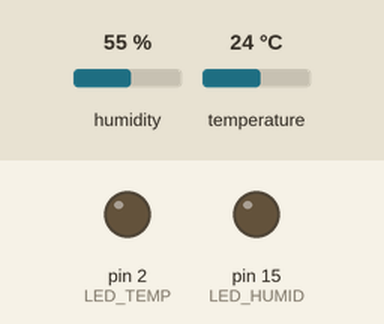
Simulated run of this sketch. Board: Arduino Uno, built with avr-gcc and run on an emulated ATmega328P. Shown: output pins drawn as LEDs (lit = HIGH). The inputs (shaded band) are chosen by the test bench; at power-on: humidity 55 %, temperature 24 °C.

Above: at 2.8 s.
2.9 s: humidity set to 69 %
5.6 s: humidity set to 72 %
At 6.8 s:
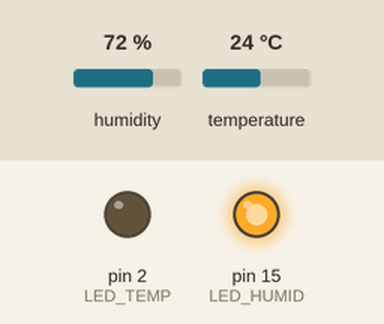
8.3 s: temperature set to 29.5 °C
11.2 s: temperature set to 30.5 °C
At 13.2 s:
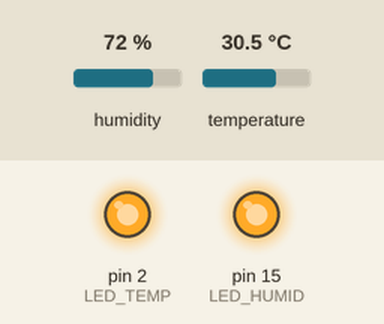
13.9 s: humidity set to 22 %
At 14.9 s:
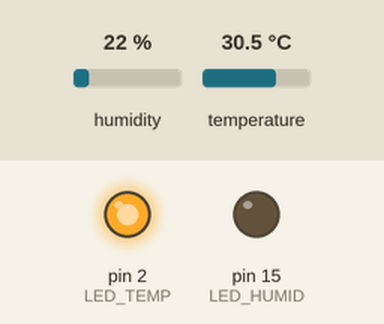
16.6 s: humidity set to 88 %
At 18.4 s:
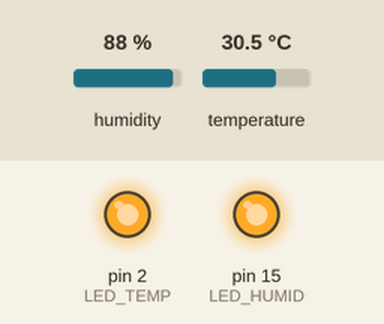
Timing chart, 0 to 19.9 s (numbered marks = the images above; inputs shaded):
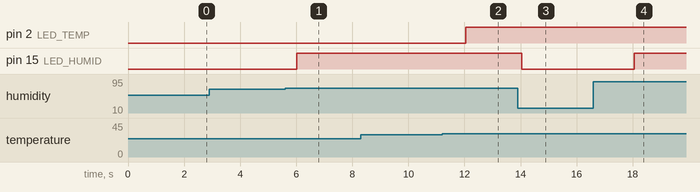

Measured:
- the behaviour switches between 70 and 71 % on humidity (found by bisection; images 0 and 1)
- the behaviour switches between 30 and 30.1 °C on temperature (found by bisection; images 1 and 2)
- after the input at 2.9 s, every drawn part: stays the same
- after the input at 5.6 s, pin 15 (LED_HUMID): LOW → HIGH after 0.42 s
- after the input at 8.3 s, every drawn part: stays the same
- after the input at 11.2 s, pin 2 (LED_TEMP): LOW → HIGH after 0.84 s
- after the input at 13.9 s, pin 15 (LED_HUMID): HIGH → LOW after 0.14 s
- after the input at 16.6 s, pin 15 (LED_HUMID): LOW → HIGH after 1.5 s

The sketch:

DHT_Humidity.ino
```cpp
#include "DHT.h"  // Include the DHT sensor library

#define DHTPIN 4        // Define GPIO pin connected to the DHT sensor
#define DHTTYPE DHT22   // Specify the DHT sensor model (DHT22)

#define LED_TEMP 2      // GPIO pin connected to temperature status LED
#define LED_HUMID 15    // GPIO pin connected to humidity status LED

DHT dht(DHTPIN, DHTTYPE);  // Create a DHT object using specified pin and type

void setup() {
  dht.begin();                 // Initialize the DHT sensor
  pinMode(LED_TEMP, OUTPUT);   // Set temperature LED pin as output
  pinMode(LED_HUMID, OUTPUT);  // Set humidity LED pin as output
}

void loop() {
  float temperature = dht.readTemperature(); // Read temperature in Celsius
  float humidity = dht.readHumidity();       // Read humidity percentage


  if (!isnan(temperature))
  {
    digitalWrite(LED_TEMP, temperature > 30 ? HIGH : LOW); // Turn on LED if temp > 30°C
  }

  if (!isnan(humidity))
  {
    digitalWrite(LED_HUMID, humidity > 70 ? HIGH : LOW);   // Turn on LED if humidity > 70%
  }

  delay(2000);  // delay
}
```
